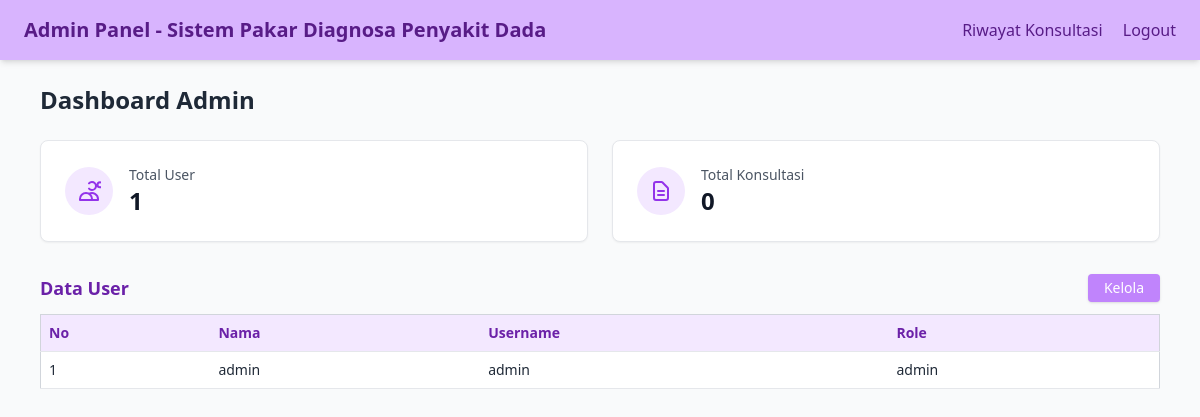
Page /Admin/dashboard_admin.php (signed in) on the earlier database version.
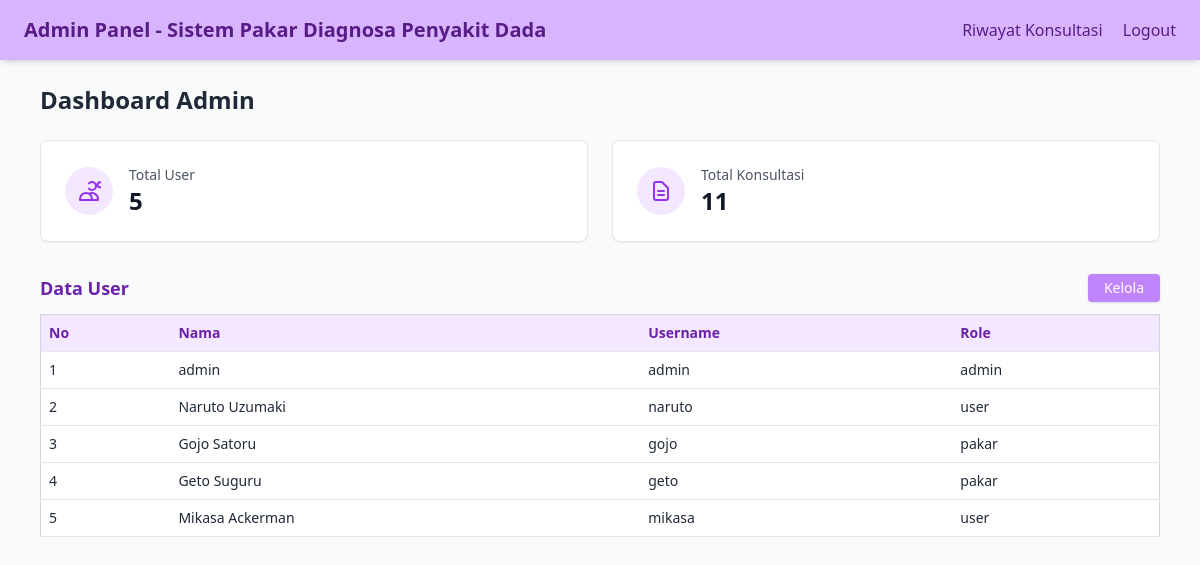
Same page on the later database version.
### tables this page shows
CREATE TABLE `user` (
  `id_user` int NOT NULL,
  `nama` varchar(100) NOT NULL,
  `username` varchar(50) NOT NULL,
  `password` varchar(255) NOT NULL,
  `role` enum('admin','user','pakar') NOT NULL
);

### Admin/dashboard_admin.php (the view, shortened to what this page needs)
<?php
    include '../Auth/connect.php';
    $user = [];
    $resultUser = $conn->query("SELECT * FROM user ORDER BY id_user ASC");
    while ($row = $resultUser->fetch_assoc()) {
        $user[] = $row;
    }
    $totalKonsultasi = 0;
    $resultKonsultasi = $conn->query("SELECT COUNT(*) as total FROM riwayat_konsultasi");
    if ($resultKonsultasi) {
        $row = $resultKonsultasi->fetch_assoc();
        $totalKonsultasi = $row['total'];
    }
?>
<!DOCTYPE html>
<html lang="id">
    <head>
        <script src="https://cdn.tailwindcss.com"></script>
    </head>
    <body class="bg-gray-50 text-gray-800">
        <nav class="flex items-center justify-between bg-purple-300 text-purple-900 px-6 py-4 shadow-md">
            <h2 class="text-xl font-bold">Admin Panel - Sistem Pakar Diagnosa Penyakit Dada</h2>
            <div class="space-x-4">
                <a href="riwayat_konsultasi.php" class="hover:underline font-medium">Riwayat Konsultasi</a>
                <a href="../Auth/logout.php" class="hover:underline font-medium">Logout</a>
            </div>
        </nav>
        <div class="max-w-6xl mx-auto px-4 py-6">
            <h1 class="text-2xl font-semibold mb-6">Dashboard Admin</h1>
            <div class="grid grid-cols-1 md:grid-cols-2 gap-6 mb-8">
                <div class="bg-white p-6 rounded-lg shadow-sm border border-gray-200">
                    <div class="flex items-center">
                        <div class="bg-purple-100 p-3 rounded-full">
                            <svg class="w-6 h-6 text-purple-600" fill="none" stroke="currentColor" viewBox="0 0 24 24">
                                <path stroke-linecap="round" stroke-linejoin="round" stroke-width="2" d="M12 4.354a4 4 0 110 5.292M15 21H3v-1a6 6 0 0112 0v1zm0 0h6v-1a6 6 0 00-9-5.197m13.5-9a2.5 2.5 0 11-5 0 2.5 2.5 0 015 0z"></path>
                            </svg>
                        </div>
                        <div class="ml-4">
                            <p class="text-sm font-medium text-gray-600">Total User</p>
                            <p class="text-2xl font-semibold text-gray-900"><?= count($user) ?></p>
                        </div>
                    </div>
                </div>
                <div class="bg-white p-6 rounded-lg shadow-sm border border-gray-200">
                    <div class="flex items-center">
                        <div class="bg-purple-100 p-3 rounded-full">
                            <svg class="w-6 h-6 text-purple-600" fill="none" stroke="currentColor" viewBox="0 0 24 24">
                                <path stroke-linecap="round" stroke-linejoin="round" stroke-width="2" d="M9 12h6m-6 4h6m2 5H7a2 2 0 01-2-2V5a2 2 0 012-2h5.586a1 1 0 01.707.293l5.414 5.414a1 1 0 01.293.707V19a2 2 0 01-2 2z"></path>
                            </svg>
                        </div>
                        <div class="ml-4">
                            <p class="text-sm font-medium text-gray-600">Total Konsultasi</p>
                            <p class="text-2xl font-semibold text-gray-900"><?= $totalKonsultasi ?></p>
                        </div>
                    </div>
                </div>
            </div>
            <?php
            function render_section($title, $data, $headers, $link, $columns) {
                echo '
                <div class="mb-10">
                    <div class="flex items-center justify-between mb-3">
                        <h2 class="text-lg font-bold text-purple-800">' . $title . '</h2>
                        <a href="' . $link . '" class="bg-purple-400 hover:bg-purple-500 text-white px-4 py-1 rounded shadow text-sm">Kelola</a>
                    </div>
                    <div class="overflow-x-auto">
                        <table class="min-w-full bg-white border border-gray-300 shadow-sm rounded">
                            <thead class="bg-purple-100 text-purple-800">
                                <tr>';
                foreach ($headers as $head) {
                    echo '<th class="p-2 border-b text-left text-sm">' . $head . '</th>';
                }
                echo '</tr></thead><tbody>';
                foreach ($data as $i => $row) {
                    echo '<tr class="hover:bg-purple-50">';
                    echo '<td class="p-2 border-b text-sm">' . ($i + 1) . '</td>';
                    foreach ($columns as $col) {
                        echo '<td class="p-2 border-b text-sm">' . htmlspecialchars($row[$col]) . '</td>';
                    }
                    echo '</tr>';
                }
                echo '</tbody></table></div></div>';
            }
            render_section('Data User', $user, ['No', 'Nama', 'Username', 'Role'], 'user.php', ['nama', 'username', 'role']);
            ?>
        </div>
    </body>
</html>

Differences in the rows shown:
added user: nama "Naruto Uzumaki", username "naruto", role "user"
added user: nama "Gojo Satoru", username "gojo", role "pakar"
added user: nama "Geto Suguru", username "geto", role "pakar"
added user: nama "Mikasa Ackerman", username "mikasa", role "user"
Other differences:
count($user): "1" → "5"
$totalKonsultasi: "0" → "11"
